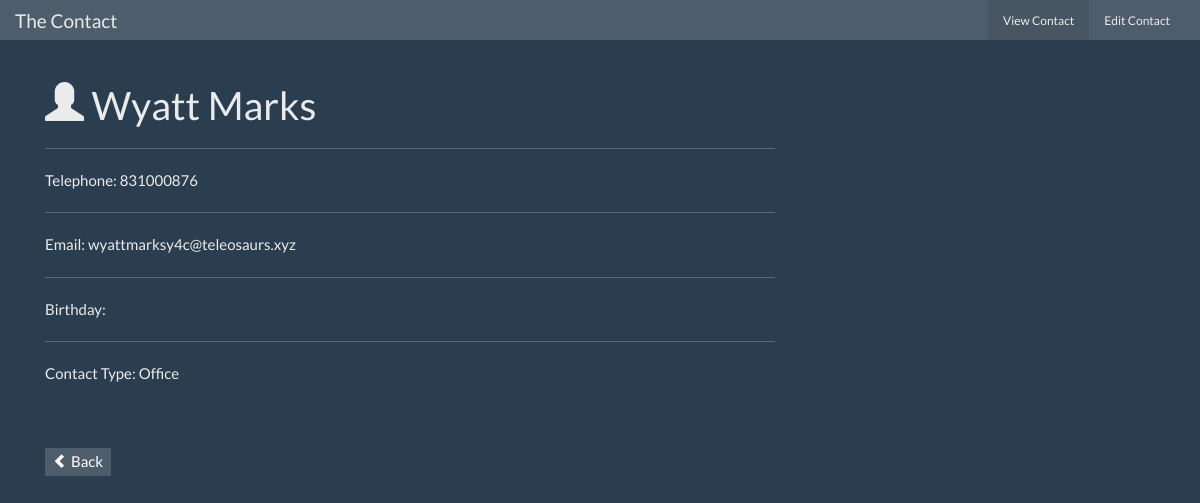
The app's page /view.php?view=1 with its own data.
### tables this page shows
CREATE TABLE `contact` (
  `id` int(11) NOT NULL AUTO_INCREMENT,
  `first_name` varchar(255) DEFAULT NULL,
  `last_name` varchar(255) DEFAULT NULL,
  `data_of_birth` varchar(255) DEFAULT NULL,
  `email` varchar(255) DEFAULT NULL,
  `telephone` decimal(10,0) DEFAULT NULL,
  `contact_type` varchar(255) DEFAULT NULL,
  PRIMARY KEY (`id`),
  KEY `contact_type` (`contact_type`),
  CONSTRAINT `contactType` FOREIGN KEY (`contact_type`) REFERENCES `contact_type` (`contact_type`) ON DELETE CASCADE ON UPDATE CASCADE
);

### view.php (the view, shortened to what this page needs)
<?php require_once('Connections/dbcon.php'); ?>
<?php
if (!function_exists("GetSQLValueString")) {
function GetSQLValueString($theValue, $theType, $theDefinedValue = "", $theNotDefinedValue = "")
{
  $theValue = function_exists("mysql_real_escape_string") ? mysql_real_escape_string($theValue) : mysql_escape_string($theValue);
  switch ($theType) {
    case "long":
    case "int":
      $theValue = ($theValue != "") ? intval($theValue) : "NULL";
      break;
  }
  return $theValue;
}
}
$colname_vewDetails = "-1";
if (isset($_GET['view'])) {
  $colname_vewDetails = $_GET['view'];
}
$query_vewDetails = sprintf("SELECT * FROM contact WHERE id = %s", GetSQLValueString($colname_vewDetails, "int"));
$vewDetails = mysql_query($query_vewDetails, $dbcon) or die(mysql_error());
$row_vewDetails = mysql_fetch_assoc($vewDetails);
?>
<!doctype html>
<html>
<head>
<link rel="stylesheet" type="text/css" href="css/bootstrap.min.css">
<link rel="stylesheet" type="text/css" href="css/main.css">
</head>
<body>
<nav class="navbar navbar-default">
  <div class="container-fluid">
    <div class="navbar-header">
      <a class="navbar-brand" href="#">The Contact</a>
    </div>
    <div class="collapse navbar-collapse" id="bs-example-navbar-collapse-1">
      <ul class="nav navbar-nav navbar-right">
        <li class="active"><a href="index.php">View Contact <span class="sr-only">(current)</span></a></li>
        <li><a href="#">Edit Contact</a></li>
      </ul>
    </div>
  </div>
</nav>
<div class="container">
<div class="col-md-8"><h1><span class="glyphicon glyphicon-user" aria-hidden="true"></span> <?php echo $row_vewDetails['first_name']; ?> <?php echo $row_vewDetails['last_name']; ?></h1>
<hr>
<p>Telephone: <?php echo $row_vewDetails['telephone']; ?></p>
<hr>
Email: <?php echo $row_vewDetails['email']; ?>
<hr>
Birthday: <?php echo $row_vewDetails['data_of_birth']; ?>
<hr>
Contact Type: <?php echo $row_vewDetails['contact_type']; ?>
<p>&nbsp;</p>
<p>&nbsp;</p>
<button class="btn-default" onclick="goBack()"><span class="glyphicon glyphicon-chevron-left" aria-hidden="true"></span> Back</button>
</div>
</div>
</body>
</html>

### records on screen
contact: first_name "Wyatt", last_name "Marks", telephone "831000876", email "wyattmarksy4c@teleosaurs.xyz", contact_type "Office"
